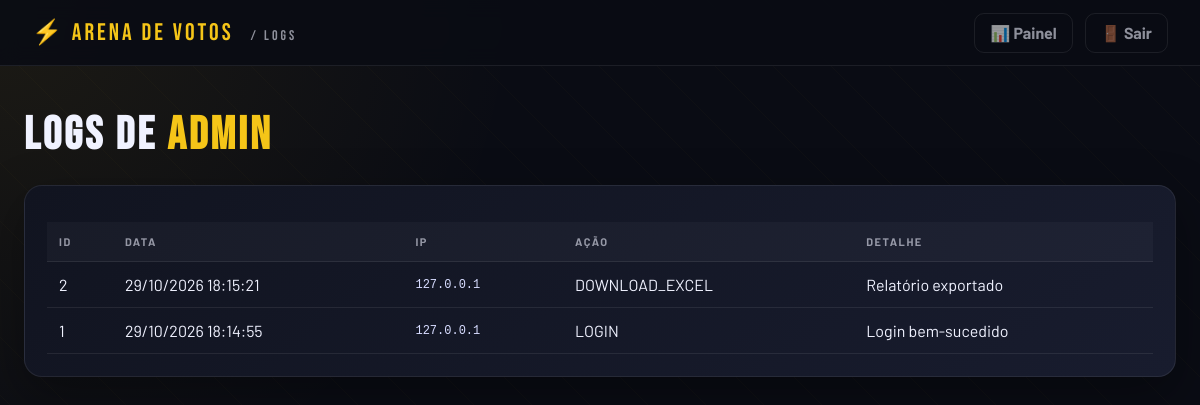
The app's page /admin/logs (signed in) with its own data.
### tables this page shows
CREATE TABLE admin_logs (
            id INTEGER PRIMARY KEY AUTOINCREMENT,
            data TEXT NOT NULL,
            horario TEXT NOT NULL,
            ip TEXT,
            acao TEXT NOT NULL,
            detalhe TEXT,
            user_agent TEXT
        );

### routes/admin.py (the view)
@admin_bp.route("/logs")
@requer_admin
def logs():
    with get_db() as conn:
        rows = conn.execute("SELECT * FROM admin_logs ORDER BY id DESC LIMIT 200").fetchall()
    return render_template("admin_logs.html", logs=[dict(r) for r in rows])

### database.py (called while the page is built)
def get_db():
    INSTANCE_DIR.mkdir(parents=True, exist_ok=True)
    conn = sqlite3.connect(DB_FILE)
    conn.row_factory = sqlite3.Row
    return conn

### services/admin_service.py (called while the page is built)
def requer_admin(f):
    @wraps(f)
    def wrapper(*args, **kwargs):
        if not session.get("admin_logado"):
            return redirect(url_for("admin.admin_login"))
        return f(*args, **kwargs)
    return wrapper

### templates/admin_logs.html (shortened to what this page needs)
<!DOCTYPE html>
<html lang="pt-BR">
<head>
  <link rel="stylesheet" href="/static/css/admin.css" />
</head>
<body>
  <header class="admin-header">
    <div class="admin-brand">⚡ ARENA DE VOTOS <span>/ LOGS</span></div>
    <div class="header-actions">
      <a href="/admin/painel" class="btn-outline">📊 Painel</a>
      <a href="/admin/logout" class="btn-outline">🚪 Sair</a>
    </div>
  </header>
  <main class="admin-main">
    <h1 class="page-title">Logs de <span>Admin</span></h1>
    <div class="panel-card">
      <div class="table-scroll">
        <table>
          <thead>
            <tr>
              <th>ID</th>
              <th>Data</th>
              <th>IP</th>
              <th>Ação</th>
              <th>Detalhe</th>
            </tr>
          </thead>
          <tbody>
            {% for l in logs %}
            <tr>
              <td>{{ l.id }}</td>
              <td>{{ l.data }} {{ l.horario }}</td>
              <td class="mono">{{ l.ip }}</td>
              <td>{{ l.acao }}</td>
              <td>{{ l.detalhe }}</td>
            </tr>
            {% endfor %}
          </tbody>
        </table>
      </div>
    </div>
  </main>
</body>
</html>

### static/css/admin.css (style rules this page uses)
:root { --bg: #0a0c14; --bg2: #111420; --bg3: #181c2e; --gold: #F5C518; --green: #43e97b; --red: #E63946; --blue: #4FC3F7; --text: #F0F2FF; --muted: rgba(240, 242, 255, .58); --border: rgba(255, 255, 255, .08) }
* { box-sizing: border-box; margin: 0; padding: 0 }
body { background: var(--bg); color: var(--text); font-family: 'Barlow', sans-serif; min-height: 100vh; background-image: radial-gradient(circle at top left, rgba(245, 197, 24, .08), transparent 36%), repeating-linear-gradient(45deg, transparent, transparent 40px, rgba(245, 197, 24, .02) 40px, rgba(245, 197, 24, .02) 41px) }
.admin-header { background: rgba(10, 12, 20, .92); backdrop-filter: blur(10px); border-bottom: 1px solid var(--border); padding: 0 32px; min-height: 66px; display: flex; align-items: center; justify-content: space-between; position: sticky; top: 0; z-index: 20 }
.admin-brand { font-family: 'Bebas Neue', sans-serif; font-size: 24px; letter-spacing: 3px; color: var(--gold) }
.admin-brand span { color: var(--muted); font-size: 14px; margin-left: 10px }
.header-actions { display: flex; gap: 12px; align-items: center; flex-wrap: wrap }
.btn-outline, .download-btn, .detail-btn, .filter-btn, .clear-btn { border: 1px solid var(--border); background: transparent; color: var(--muted); font-weight: 700; text-decoration: none; border-radius: 10px; padding: 9px 15px; cursor: pointer; transition: .2s }
.admin-main { max-width: 1240px; margin: 42px auto; padding: 0 24px; display: flex; flex-direction: column; gap: 22px }
.page-title { font-family: 'Bebas Neue', sans-serif; font-size: 46px; letter-spacing: 3px }
.page-title span { color: var(--gold) }
.stat-card, .panel-card { background: linear-gradient(145deg, var(--bg2), var(--bg3)); border: 1px solid var(--border); border-radius: 18px; padding: 22px; box-shadow: 0 18px 50px rgba(0, 0, 0, .34) }
.table-scroll { overflow-x: auto; margin-top: 14px }
table { width: 100%; border-collapse: collapse; min-width: 760px }
th, td { padding: 13px 12px; border-bottom: 1px solid var(--border); text-align: left; vertical-align: middle }
th { font-size: 11px; letter-spacing: 1.5px; text-transform: uppercase; color: var(--muted); background: rgba(255, 255, 255, .03) }
.mono { font-family: ui-monospace, Consolas, monospace; font-size: 12px; color: #d7dcff }

### records on screen
admin_logs: id "2", data "29/10/2026", horario "18:15:21", ip "127.0.0.1", acao "DOWNLOAD_EXCEL", detalhe "Relatório exportado"
admin_logs: id "1", data "29/10/2026", horario "18:14:55", ip "127.0.0.1", acao "LOGIN", detalhe "Login bem-sucedido"
